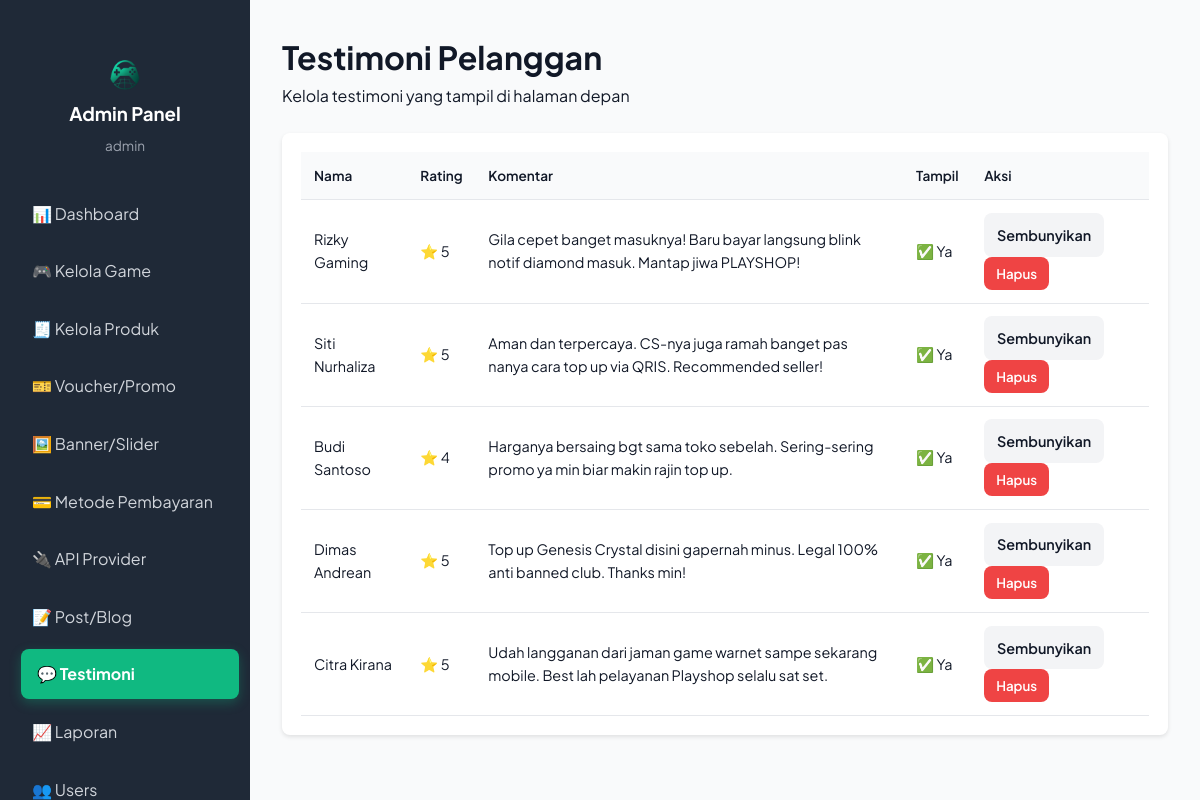
/admin/testimonials.php (signed in), run on the app's committed database.
### tables this page shows
CREATE TABLE IF NOT EXISTS testimonials (
  id INT PRIMARY KEY AUTO_INCREMENT,
  name VARCHAR(100) NOT NULL,
  rating TINYINT NOT NULL DEFAULT 5,
  comment TEXT NULL,
  is_shown TINYINT(1) DEFAULT 1,
  created_at TIMESTAMP DEFAULT CURRENT_TIMESTAMP
);

### admin/testimonials.php (the view, shortened to what this page needs)
<?php
require_once '../config/database.php';
$testimonials = $pdo->query("SELECT * FROM testimonials ORDER BY created_at DESC")->fetchAll();
?>
<!DOCTYPE html>
<html lang="id">
<head>
    <link rel="stylesheet" href="../css/style.css">
    <link rel="stylesheet" href="../css/mobile-optimization.css">
</head>
<body>
    <div class="admin-layout">
        <?php include 'sidebar.php'; ?>
        <main class="main-content">
            <div class="content-header">
                <h1>Testimoni Pelanggan</h1>
                <p>Kelola testimoni yang tampil di halaman depan</p>
            </div>
            <div class="table-container">
                <table class="data-table">
                    <thead>
                        <tr>
                            <th>Nama</th>
                            <th>Rating</th>
                            <th>Komentar</th>
                            <th>Tampil</th>
                            <th>Aksi</th>
                        </tr>
                    </thead>
                    <tbody>
                        <?php foreach($testimonials as $t): ?>
                        <tr>
                            <td><?php echo htmlspecialchars($t['name']); ?></td>
                            <td>⭐ <?php echo $t['rating']; ?></td>
                            <td><?php echo htmlspecialchars($t['comment']); ?></td>
                            <td><?php echo $t['is_shown'] ? '✅ Ya' : '❌ Tidak'; ?></td>
                            <td>
                                <form method="POST" style="display:inline;">
                                    <button type="submit" class="btn-secondary"><?php echo $t['is_shown'] ? 'Sembunyikan' : 'Tampilkan'; ?></button>
                                </form>
                                <form method="POST" style="display:inline;" onsubmit="return confirm('Hapus?')">
                                    <button type="submit" class="btn-danger-small">Hapus</button>
                                </form>
                            </td>
                        </tr>
                        <?php endforeach; ?>
                    </tbody>
                </table>
            </div>
        </main>
    </div>
</body>
</html>

### data on the page
testimonials: name "Rizky Gaming", rating "5", comment "Gila cepet banget masuknya! Baru bayar langsung blink notif diamond masuk. Mantap jiwa PLAYSHOP!", is_shown "✅ Ya"
testimonials: name "Siti Nurhaliza", rating "5", comment "Aman dan terpercaya. CS-nya juga ramah banget pas nanya cara top up via QRIS. Recommended seller!", is_shown "✅ Ya"
testimonials: name "Budi Santoso", rating "4", comment "Harganya bersaing bgt sama toko sebelah. Sering-sering promo ya min biar makin rajin top up.", is_shown "✅ Ya"
testimonials: name "Dimas Andrean", rating "5", comment "Top up Genesis Crystal disini gapernah minus. Legal 100% anti banned club. Thanks min!", is_shown "✅ Ya"
testimonials: name "Citra Kirana", rating "5", comment "Udah langganan dari jaman game warnet sampe sekarang mobile. Best lah pelayanan Playshop selalu sat set.", is_shown "✅ Ya"

### other printed values
$_SESSION['admin_username'] "admin"
